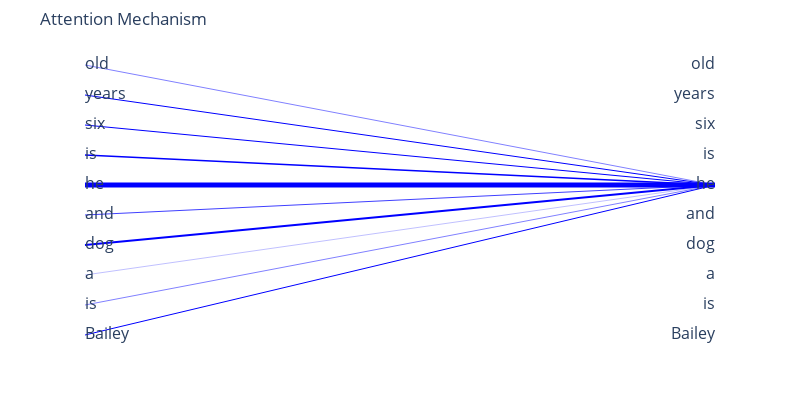

The code cell stored with this chart in its notebook:
### Code cell
# create a figure to show the attention mechanism

# Define the tokens in the sentence
sentence = ["Bailey", "is", "a", "dog", "and", "he", "is", "six", "years", "old"]

# print the sentence 
' '.join(sentence)

# Define attention weights for "he"
attention_weights = [0.2, 0.1, 0.05, 0.4, 0.15, 1.0, 0.3, 0.25, 0.2, 0.1]

# Normalize the weights for visualization
normalized_weights = [w / max(attention_weights) for w in attention_weights]

# Define positions for source and target tokens
x_source = [0] * len(sentence)  # Source tokens (left side)
y_source = list(range(len(sentence)))
x_target = [1] * len(sentence)  # Target tokens (right side)
y_target = list(range(len(sentence)))

# Create the figure
fig = go.Figure()

# Add the lines for attention weights
for i in range(len(sentence)):
    fig.add_trace(go.Scatter(
        x=[x_source[i], x_target[i]],
        y=[y_source[i], y_target[5]],  # Highlight connections to "he"
        mode="lines",
        line=dict(width=5 * normalized_weights[i], color="blue"),
        hoverinfo="none",
        showlegend=False
    ))

# Add source tokens (left side)
fig.add_trace(go.Scatter(
    x=x_source,
    y=y_source,
    mode="text",
    text=sentence,
    textposition="middle right",
    textfont=dict(size=16),
    showlegend=False
))

# Add target tokens (right side)
fig.add_trace(go.Scatter(
    x=x_target,
    y=y_target,
    mode="text",
    text=sentence,
    textposition="middle left",
    textfont=dict(size=16),
    showlegend=False
))

# Update layout
fig.update_layout(
    title="Attention Mechanism",
    xaxis=dict(showgrid=False, zeroline=False, showticklabels=False),
    yaxis=dict(showgrid=False, zeroline=False, showticklabels=False),
    plot_bgcolor="white",
    margin=dict(l=50, r=50, t=50, b=50),
    height=400,
    width=800
)

# Show the figure
fig.show()

### Figure 1 — Plotly figure (JSON) as saved in the notebook; plotly's stock layout.template omitted (floating-point values rounded to 4 significant figures)
{"data": [{"hoverinfo": "none", "line": {"color": "blue", "width": 1}, "mode": "lines", "showlegend": false, "type": "scatter", "x": [0, 1], "y": [0, 5]}, {"hoverinfo": "none", "line": {"color": "blue", "width": 0.5}, "mode": "lines", "showlegend": false, "type": "scatter", "x": [0, 1], "y": [1, 5]}, {"hoverinfo": "none", "line": {"color": "blue", "width": 0.25}, "mode": "lines", "showlegend": false, "type": "scatter", "x": [0, 1], "y": [2, 5]}, {"hoverinfo": "none", "line": {"color": "blue", "width": 2}, "mode": "lines", "showlegend": false, "type": "scatter", "x": [0, 1], "y": [3, 5]}, {"hoverinfo": "none", "line": {"color": "blue", "width": 0.75}, "mode": "lines", "showlegend": false, "type": "scatter", "x": [0, 1], "y": [4, 5]}, {"hoverinfo": "none", "line": {"color": "blue", "width": 5}, "mode": "lines", "showlegend": false, "type": "scatter", "x": [0, 1], "y": [5, 5]}, {"hoverinfo": "none", "line": {"color": "blue", "width": 1.5}, "mode": "lines", "showlegend": false, "type": "scatter", "x": [0, 1], "y": [6, 5]}, {"hoverinfo": "none", "line": {"color": "blue", "width": 1.25}, "mode": "lines", "showlegend": false, "type": "scatter", "x": [0, 1], "y": [7, 5]}, {"hoverinfo": "none", "line": {"color": "blue", "width": 1}, "mode": "lines", "showlegend": false, "type": "scatter", "x": [0, 1], "y": [8, 5]}, {"hoverinfo": "none", "line": {"color": "blue", "width": 0.5}, "mode": "lines", "showlegend": false, "type": "scatter", "x": [0, 1], "y": [9, 5]}, {"mode": "text", "showlegend": false, "text": ["Bailey", "is", "a", "dog", "and", "he", "is", "six", "years", "old"], "textfont": {"size": 16}, "textposition": "middle right", "type": "scatter", "x": [0, 0, 0, 0, 0, 0, 0, 0, 0, 0], "y": [0, 1, 2, 3, 4, 5, 6, 7, 8, 9]}, {"mode": "text", "showlegend": false, "text": ["Bailey", "is", "a", "dog", "and", "he", "is", "six", "years", "old"], "textfont": {"size": 16}, "textposition": "middle left", "type": "scatter", "x": [1, 1, 1, 1, 1, 1, 1, 1, 1, 1], "y": [0, 1, 2, 3, 4, 5, 6, 7, 8, 9]}], "layout": {"height": 400, "margin": {"b": 50, "l": 50, "r": 50, "t": 50}, "plot_bgcolor": "white", "title": {"text": "Attention Mechanism"}, "width": 800, "xaxis": {"showgrid": false, "showticklabels": false, "zeroline": false}, "yaxis": {"showgrid": false, "showticklabels": false, "zeroline": false}}}
